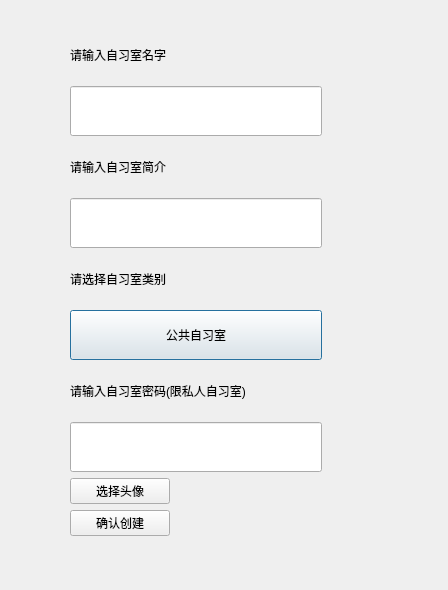
<?xml version="1.0" encoding="UTF-8"?>
<ui version="4.0">
 <class>CreateStudyRoom</class>
 <widget class="QDialog" name="CreateStudyRoom">
  <property name="geometry">
   <rect>
    <x>0</x>
    <y>0</y>
    <width>448</width>
    <height>590</height>
   </rect>
  </property>
  <property name="windowTitle">
   <string>Dialog</string>
  </property>
  <widget class="QWidget" name="verticalLayoutWidget">
   <property name="geometry">
    <rect>
     <x>70</x>
     <y>30</y>
     <width>252</width>
     <height>518</height>
    </rect>
   </property>
   <layout class="QVBoxLayout" name="verticalLayout">
    <item>
     <widget class="QLabel" name="label">
      <property name="sizePolicy">
       <sizepolicy hsizetype="Expanding" vsizetype="Fixed">
        <horstretch>0</horstretch>
        <verstretch>0</verstretch>
       </sizepolicy>
      </property>
      <property name="minimumSize">
       <size>
        <width>250</width>
        <height>50</height>
       </size>
      </property>
      <property name="text">
       <string>请输入自习室名字</string>
      </property>
     </widget>
    </item>
    <item>
     <widget class="QLineEdit" name="lineName">
      <property name="minimumSize">
       <size>
        <width>0</width>
        <height>50</height>
       </size>
      </property>
     </widget>
    </item>
    <item>
     <widget class="QLabel" name="label_2">
      <property name="sizePolicy">
       <sizepolicy hsizetype="Expanding" vsizetype="Fixed">
        <horstretch>0</horstretch>
        <verstretch>0</verstretch>
       </sizepolicy>
      </property>
      <property name="minimumSize">
       <size>
        <width>250</width>
        <height>50</height>
       </size>
      </property>
      <property name="text">
       <string>请输入自习室简介</string>
      </property>
     </widget>
    </item>
    <item>
     <widget class="QLineEdit" name="lineContent">
      <property name="minimumSize">
       <size>
        <width>0</width>
        <height>50</height>
       </size>
      </property>
     </widget>
    </item>
    <item>
     <widget class="QLabel" name="label_3">
      <property name="sizePolicy">
       <sizepolicy hsizetype="Expanding" vsizetype="Fixed">
        <horstretch>0</horstretch>
        <verstretch>0</verstretch>
       </sizepolicy>
      </property>
      <property name="minimumSize">
       <size>
        <width>250</width>
        <height>50</height>
       </size>
      </property>
      <property name="autoFillBackground">
       <bool>false</bool>
      </property>
      <property name="text">
       <string>请选择自习室类别</string>
      </property>
      <property name="scaledContents">
       <bool>false</bool>
      </property>
      <property name="textInteractionFlags">
       <set>Qt::LinksAccessibleByMouse</set>
      </property>
     </widget>
    </item>
    <item>
     <widget class="QPushButton" name="btnSategory">
      <property name="sizePolicy">
       <sizepolicy hsizetype="Minimum" vsizetype="Minimum">
        <horstretch>0</horstretch>
        <verstretch>0</verstretch>
       </sizepolicy>
      </property>
      <property name="minimumSize">
       <size>
        <width>0</width>
        <height>50</height>
       </size>
      </property>
      <property name="maximumSize">
       <size>
        <width>16777215</width>
        <height>50</height>
       </size>
      </property>
      <property name="text">
       <string>公共自习室</string>
      </property>
     </widget>
    </item>
    <item>
     <widget class="QLabel" name="label_4">
      <property name="sizePolicy">
       <sizepolicy hsizetype="Expanding" vsizetype="Fixed">
        <horstretch>0</horstretch>
        <verstretch>0</verstretch>
       </sizepolicy>
      </property>
      <property name="minimumSize">
       <size>
        <width>250</width>
        <height>50</height>
       </size>
      </property>
      <property name="autoFillBackground">
       <bool>false</bool>
      </property>
      <property name="text">
       <string>请输入自习室密码(限私人自习室)</string>
      </property>
      <property name="scaledContents">
       <bool>false</bool>
      </property>
      <property name="textInteractionFlags">
       <set>Qt::LinksAccessibleByMouse</set>
      </property>
     </widget>
    </item>
    <item>
     <widget class="QLineEdit" name="linePassword">
      <property name="minimumSize">
       <size>
        <width>0</width>
        <height>50</height>
       </size>
      </property>
     </widget>
    </item>
    <item>
     <widget class="QPushButton" name="pushButton">
      <property name="sizePolicy">
       <sizepolicy hsizetype="Preferred" vsizetype="Fixed">
        <horstretch>0</horstretch>
        <verstretch>0</verstretch>
       </sizepolicy>
      </property>
      <property name="maximumSize">
       <size>
        <width>100</width>
        <height>16777215</height>
       </size>
      </property>
      <property name="text">
       <string>选择头像</string>
      </property>
     </widget>
    </item>
    <item>
     <widget class="QPushButton" name="pushButton_3">
      <property name="sizePolicy">
       <sizepolicy hsizetype="Preferred" vsizetype="Fixed">
        <horstretch>0</horstretch>
        <verstretch>0</verstretch>
       </sizepolicy>
      </property>
      <property name="maximumSize">
       <size>
        <width>100</width>
        <height>16777215</height>
       </size>
      </property>
      <property name="text">
       <string>确认创建</string>
      </property>
     </widget>
    </item>
    <item>
     <spacer name="verticalSpacer">
      <property name="orientation">
       <enum>Qt::Vertical</enum>
      </property>
      <property name="sizeHint" stdset="0">
       <size>
        <width>20</width>
        <height>40</height>
       </size>
      </property>
     </spacer>
    </item>
   </layout>
  </widget>
 </widget>
 <resources/>
 <connections/>
</ui>
